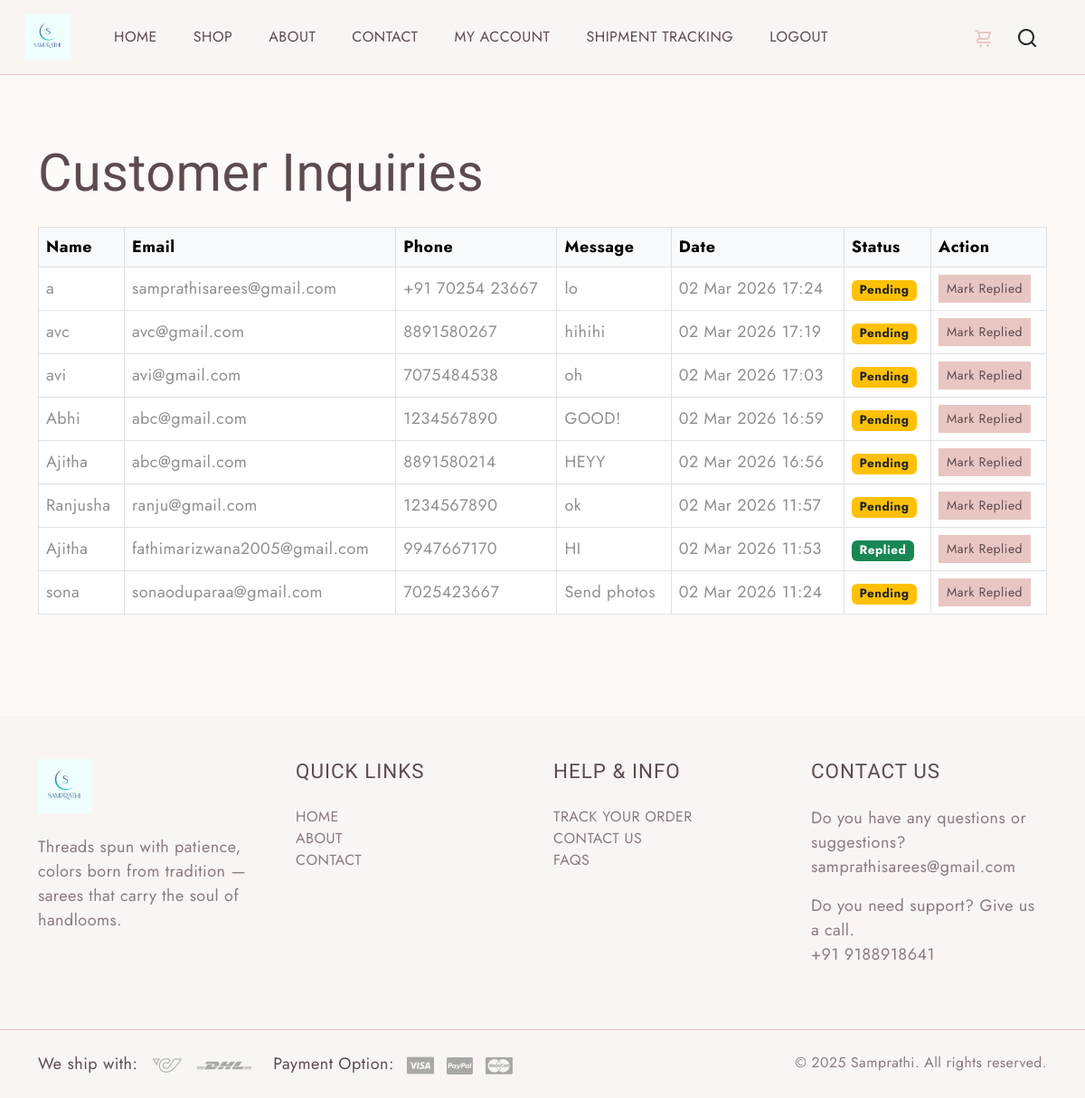
Page /inquiries/ (signed in) on the committed database.
### products/models.py (models this page shows, shortened)
class ContactMessage(models.Model):
    name = models.CharField(max_length=150)
    email = models.EmailField()
    phone = models.CharField(max_length=20, blank=True)
    message = models.TextField()
    created_at = models.DateTimeField(auto_now_add=True)
    replied = models.BooleanField(default=False)

### products/views.py (the view)
# urls.py: path('inquiries/', views.inquiries, name='inquiries'),
@staff_member_required
def inquiries(request):
    messages = ContactMessage.objects.all().order_by('-created_at')
    return render(request, "products/inquiries.html", {
        "messages": messages
    })

### products/context_processors.py (called while the page is built)
def cart_count(request):
    cart = request.session.get('cart', {})
    count = sum(cart.values())
    return {
        'cart_count': count
    }

### products/templates/products/inquiries.html
{% extends "products/base.html" %}
{% block content %}
<div class="container py-5">
<h2 class="mb-4">Customer Inquiries</h2>
{% if messages %}
<div class="table-responsive">
<table class="table table-bordered align-middle">
    <thead class="table-light">
        <tr>
            <th>Name</th>
            <th>Email</th>
            <th>Phone</th>
            <th>Message</th>
            <th>Date</th>
            <th>Status</th>
            <th>Action</th>
        </tr>
    </thead>
    <tbody>
        {% for msg in messages %}
        <tr>
            <td>{{ msg.name }}</td>
            <td>{{ msg.email }}</td>
            <td>{{ msg.phone }}</td>
            <td style="max-width:300px;">{{ msg.message }}</td>
            <td>{{ msg.created_at|date:"d M Y H:i" }}</td>
            <td>
            {% if msg.replied %}
            <span class="badge bg-success">Replied</span>
            {% else %}
            <span class="badge bg-warning text-dark">Pending</span>
            {% endif %}
            </td>
            <td>
            <a href="{% url 'mark_replied' msg.id %}" class="btn btn-sm btn-dark">
            Mark Replied
            </a>
            </td>
        </tr>
        {% endfor %}
    </tbody>
</table>
</div>
{% else %}
<p>No customer inquiries yet.</p>
{% endif %}
</div>
{% endblock %}

### static/style.css (style rules this page uses)
body { --heading-font: "Marcellus", Roboto, sans-serif; --heading-font-weight: 400; --heading-color: #111; --heading-line-height: 1.24; --swiper-theme-color: #8C907E; --bs-body-font-family: "Jost", Roboto, sans-serif; --bs-body-font-size: 18px; --bs-body-font-weight: 400; --bs-body-line-height: 1.5; --bs-body-color: #8f8f8f; --bs-body-color-rgb: 143, 143, 143; --bs-primary: #8C907E; --bs-secondary: #6c757d; --bs-black: #111; --bs-light: #F1F1F0; --bs-dark: #212529; --bs-gray: #9aa1a7; --bs-gray-dark: #51565b; --bs-primary-rgb: 140, 144, 126; --bs-secondary-rgb: 108, 117, 125; --bs-black-rgb: 17, 17, 17; --bs-light-rgb: 241, 241, 240; --bs-dark-rgb: 33, 37, 41; --bs-link-color: #111; --bs-link-color-rgb: 17, 17, 17; --bs-link-decoration: underline; --bs-link-hover-color: #111; --bs-link-hover-color-rgb: 17, 17, 17; }
body { letter-spacing: 0.03rem; }
h1, .h1, h2, .h2, h3, .h3, h4, .h4, h5, .h5, h6, .h6 { font-family: var(--heading-font); font-weight: var(--heading-font-weight); color: var(--heading-color); line-height: var(--heading-line-height); }
h1, h2, h3 { margin: 25px 0; }
h2, .h2 { font-size: 3.6rem; }
a { text-decoration: none; }
.btn { --bs-btn-border-radius: 0; }

### products/templates/products/base.html (style rules this page uses)
body { background-color: #fdfaf7; color: #5c4b51; font-family: 'Jost', sans-serif; }
h1, h2, h3, h4, h5, h6 { font-family: 'Marcellus', serif; color: #5c4b51; }
.btn-primary, .btn-dark, .btn.btn-primary.btn-lg { background-color: #e8c7c2 !important; border-color: #e8c7c2 !important; color: #5c4b51 !important; transition: all 0.3s ease; }
a:not(.nav-link) { color: #e8c7c2; }

### rows in the picture
ContactMessage: name "a", email "samprathisarees@gmail.com", phone "+91 70254 23667", message "lo", created_at "02 Mar 2026 17:24", replied "Pending"
ContactMessage: name "avc", email "avc@gmail.com", phone "8891580267", message "hihihi", created_at "02 Mar 2026 17:19", replied "Pending"
ContactMessage: name "avi", email "avi@gmail.com", phone "7075484538", message "oh", created_at "02 Mar 2026 17:03", replied "Pending"
ContactMessage: name "Abhi", email "abc@gmail.com", phone "1234567890", message "GOOD!", created_at "02 Mar 2026 16:59", replied "Pending"
ContactMessage: name "Ajitha", email "abc@gmail.com", phone "8891580214", message "HEYY", created_at "02 Mar 2026 16:56", replied "Pending"
ContactMessage: name "Ranjusha", email "ranju@gmail.com", phone "1234567890", message "ok", created_at "02 Mar 2026 11:57", replied "Pending"
ContactMessage: name "Ajitha", email "fathimarizwana2005@gmail.com", phone "9947667170", message "HI", created_at "02 Mar 2026 11:53", replied "Replied"
ContactMessage: name "sona", email "sonaoduparaa@gmail.com", phone "7025423667", message "Send photos", created_at "02 Mar 2026 11:24", replied "Pending"
